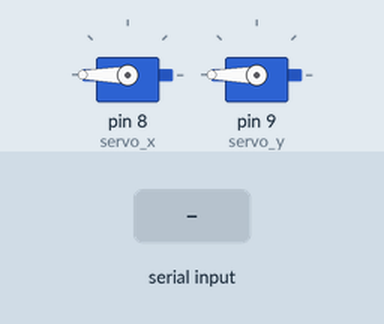
The sketch below on a simulated Arduino Uno, built with avr-gcc and run on an emulated ATmega328P. Shown: 2 × servo. Inputs (shaded band) come from the test bench. What the sketch prints to the serial monitor is not drawn.

Above: at 1.2 s.
1.3 s: "x" received over Serial
At 2.5 s:
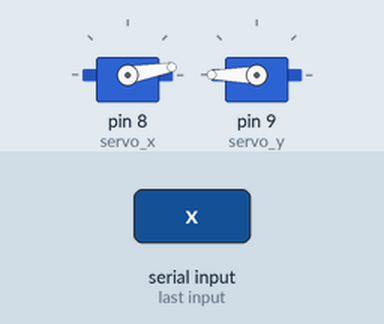
2.8 s: "1" received over Serial
At 3.8 s:
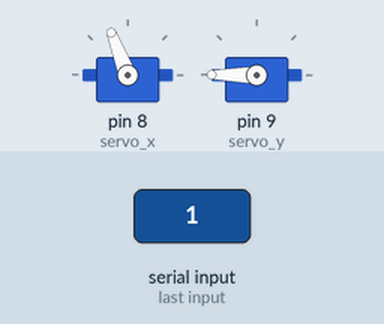
Timing chart, 0 to 5.8 s (numbered marks = the images above; inputs shaded):
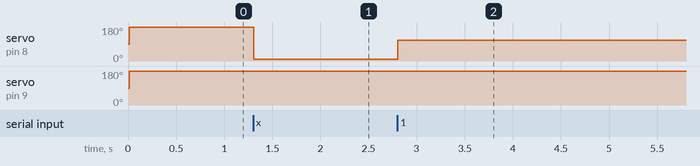

The sketch:

balance_table.ino
```cpp
#include <Servo.h>

int x_val;
int y_val;
int val_arr[2];

Servo servo_x;
Servo servo_y;

void setup() {
  Serial.begin(115200);
  servo_x.attach(8);
  servo_y.attach(9);
}

void loop() {
  receve_data();
  drive_servo('x', map(val_arr[0], 0, 127, 0, 180));
  drive_servo('y', map(val_arr[1], 0, 127, 0, 180));
}

void drive_servo(char sevo, int value){
  if(sevo == 'x'){servo_x.write(180 - value);}
  else if(sevo == 'y'){servo_y.write(180 - value);}
}

void receve_data(){
  int i = 0;
  delay(10);
  Serial.print('k');
  while(Serial.available() > 0){
    if(i < 2)
    {
      char data = Serial.read();
      val_arr[i] = int(data);
      i++;
    }
    else{
      break;
    }
  }
}
```

Measured:
- after the input at 1.3 s, servo on pin 8 (servo_x): 180° → 10° at once
- after the input at 2.8 s, servo on pin 8 (servo_x): 10° → 111° at once
